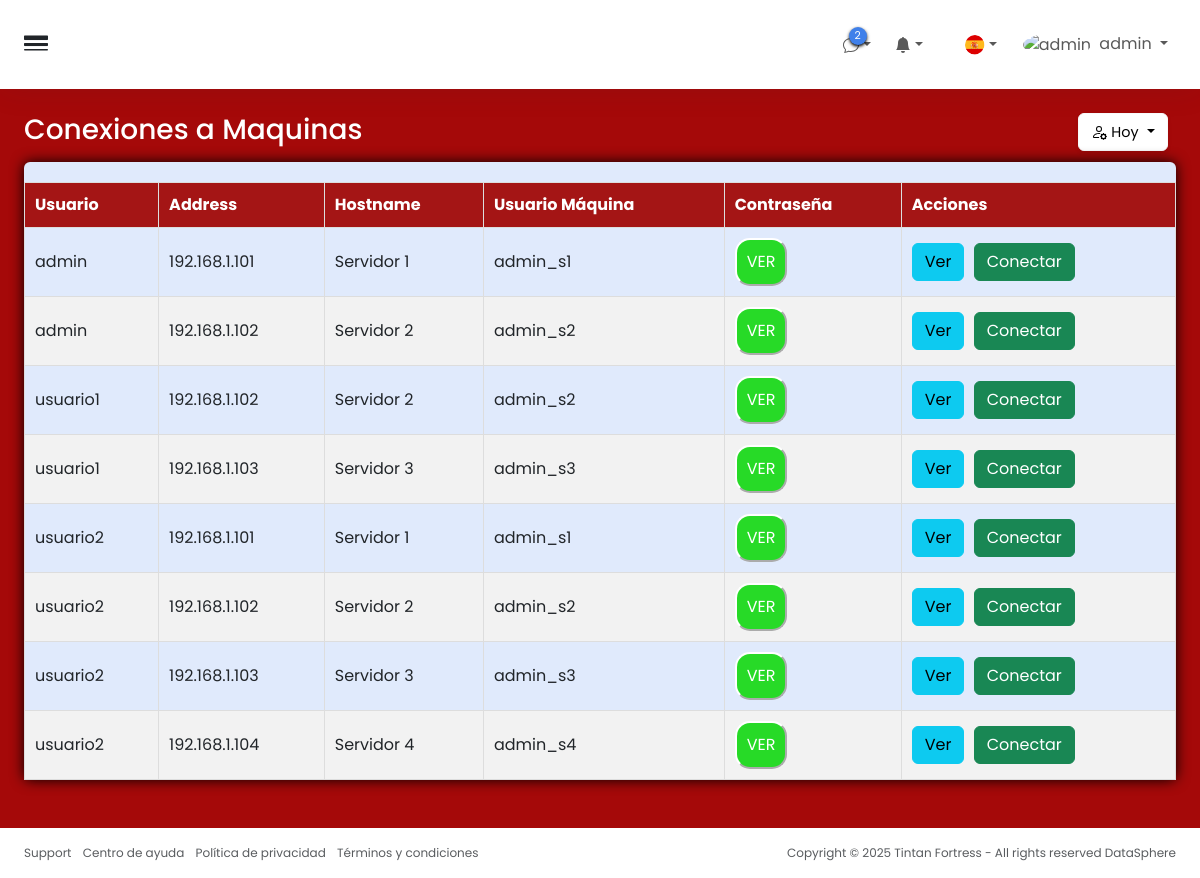
/conexionesMaquina.php (signed in), run on the app's committed database.
### tables this page shows
CREATE TABLE usuarios (
    id INT AUTO_INCREMENT PRIMARY KEY,
    nombre_usuario VARCHAR(100) NOT NULL UNIQUE,
    contraseña TEXT NOT NULL, 
    correo_electronico VARCHAR(255),
    id_rol INT NOT NULL,
    imagen varchar(255),
    creado_en TIMESTAMP DEFAULT CURRENT_TIMESTAMP,
    CONSTRAINT fk_usuarios_rol FOREIGN KEY (id_rol) REFERENCES roles(id)
);

CREATE TABLE maquinas (
    id INT AUTO_INCREMENT PRIMARY KEY,
    nombre VARCHAR(100) NOT NULL,
    direccion_ip VARCHAR(45) NOT NULL,
    descripcion TEXT,
    creada_en TIMESTAMP DEFAULT CURRENT_TIMESTAMP
);

CREATE TABLE credenciales (
    id INT AUTO_INCREMENT PRIMARY KEY,
    id_maquina INT NOT NULL,
    usuario_maquina VARCHAR(100) NOT NULL,
    contraseña TEXT NOT NULL,
    creada_en TIMESTAMP DEFAULT CURRENT_TIMESTAMP,
    FOREIGN KEY (id_maquina) REFERENCES maquinas(id) ON DELETE CASCADE
);

### conexionesMaquina.php (the view, shortened to what this page needs)
<?php
include 'conexion.php';
$nombreUsuario = $_SESSION['nombre'];
$sql = "SELECT id FROM usuarios WHERE nombre_usuario = :nombre_usuario";
$stmt = $conn->prepare($sql);
$stmt->execute([':nombre_usuario' => $nombreUsuario]);
$usuario_id = $stmt->fetchColumn();
?>
<!DOCTYPE html>
<html lang="es">
<head>
    <link rel="stylesheet" href="css/index.css">
    <link href="https://cdn.jsdelivr.net/npm/bootstrap@5.3.6/dist/css/bootstrap.min.css" rel="stylesheet"
>
    <link rel="stylesheet" href="https://cdn.jsdelivr.net/npm/bootstrap-icons@1.13.1/font/bootstrap-icons.min.css">
    <link rel="stylesheet" href="css/usuarios.css">
</head>
<body>
    <div class="wrapper w-100 d-flex align-items-start justify-content-between bg-black">
        <div class="main">
            <nav
                class="navbar-main d-flex justify-content-between align-items-center p-4 navbar navbar-expand navbar-light">
                <span class="sidebar-toggle d-flex align-items-center fs-4">
                    <i class="bi bi-border-width" id=toggle></i>
                </span>
                <div class="navbar-collapse collapse">
                    <div class="navbar-align navbar-nav ms-auto">
                        <div class="me-2 nav-item dropdown d-flex position-relative">
                            <a id="element" class="d-flex align-items-center nav-link nav-icon dropdown-toggle"
                                aria-expanded="true">
                                <div class="position-relative">
                                    <span class="indicator">2</span>
                                </div>
                            </a>
                        </div>
                        <div class="me-2 nav-item dropdown d-flex position-relative">
                            <a id="element" class="d-flex align-items-center nav-link nav-icon dropdown-toggle"
                                aria-expanded="true">
                                <div class="position-relative">
                                    <svg xmlns="http://www.w3.org/2000/svg" width="16" height="16" fill="currentColor"
                                        class="bi bi-bell-fill" viewBox="0 0 16 16">
                                        <path
                                            d="M8 16a2 2 0 0 0 2-2H6a2 2 0 0 0 2 2m.995-14.901a1 1 0 1 0-1.99 0A5 5 0 0 0 3 6c0 1.098-.5 6-2 7h14c-1.5-1-2-5.902-2-7 0-2.42-1.72-4.44-4.005-4.901" />
                                    </svg>
                                </div>
                            </a>
                        </div>
                        <a href="#" type="button" class="nav-icon modes nav-link d-flex align-items-center"></a>
                        <div class="me-2 nav-item dropdown d-flex position-relative">
                            <a id="element"
                                class="nav-flag d-flex align-items-center nav-icon nav-link  dropdown-toggle"
                                aria-expanded="true">
                                <div class="position-relative">
                                    <img src="img/españa.webp" alt="" class="img-fluid">
                                </div>
                            </a>
                        </div>
                        <div class="nav-item dropdown nav-item-user">
                            <span class="d-none d-sm-inline-block nav-icon" aria-expanded="true">
                                <a href="#" class="nav-link dropdown-toggle" aria-expanded="false">
                                    <img src="img/usuarios/admin.jpeg" alt="admin"
                                        class="avatar img-fluid rounded-circle me-1" width="40" height="40">
                                    <span><?= htmlspecialchars($nombreUsuario) ?></span>
                                </a>
                            </span>
                        </div>
                    </div>
                </div>
            </nav>
            <div class="content">
                <div class="p-0 container-fluid">
                    <div class="mb-2 mb-xl-2 row">
                        <div class="d-none d-sm-block col-auto">
                            <h3>Conexiones a Maquinas</h3>
                        </div>
                        <div class="ms-auto text-end mt-n1 col-auto">
                            <div class="d-inline me-2 dropdown">
                                <button type="button" class="nav-icon bg-white shadow-sm dropdown-toggle btn btn-light"
                                    aria-expanded="true">
                                    <span style="font-size: .9rem;">Hoy</span>
                                </button>
                            </div>
                        </div>
                    </div>
                    <div class="row">
                        <div class="d-flex w-100">
                            <div class="illustration flex-fill card border-0" style="background-color: #e0eafc;">
                                <div class="p-0 d-flex flex-fill card-body">
                                        <?php
                                        $sqlRol = "SELECT id_rol FROM usuarios WHERE id = :id";
                                        $stmtRol = $conn->prepare($sqlRol);
                                        $stmtRol->execute([':id' => $usuario_id]);
                                        $rol = $stmtRol->fetchColumn();
                                        echo "<div class='contenido'>";
                                        if ($rol == 3) {
                                            $sql = "SELECT u.nombre_usuario, m.id AS id_maquina, m.nombre AS maquina, m.direccion_ip, c.usuario_maquina, c.contraseña
            FROM usuarios u
            JOIN permisos_usuarios_maquinas pum ON pum.id_usuario = u.id
            JOIN maquinas m ON m.id = pum.id_maquina
            JOIN credenciales c ON c.id_maquina = m.id";
                                        } else {
                                            echo "<h2>Máquinas con permiso</h2>";
                                            $sql = "SELECT m.id AS id_maquina, m.nombre AS maquina, m.direccion_ip, m.descripcion
            FROM permisos_usuarios_maquinas pum
            JOIN maquinas m ON m.id = pum.id_maquina
            WHERE pum.id_usuario = :id";
                                        }
                                        try {
                                            $stmt = $conn->prepare($sql);
                                            if ($rol == 3) {
                                                $stmt->execute();
                                            } else {
                                                $stmt->execute([':id' => $usuario_id]);
                                            }
                                            $resultados = $stmt->fetchAll(PDO::FETCH_ASSOC);
                                            if ($resultados) {
                                                if ($rol == 3 || $rol == 2) {
                                                    echo "<table class='tabla_resultados'>
                    <thead>
                        <tr>
                            <th>Usuario</th>
                            <th>Address</th>
                            <th>Hostname</th>
                            <th>Usuario Máquina</th>
                            <th>Contraseña</th>
                            <th>Acciones</th>
                        </tr>
                    </thead>
                    <tbody>";
                                                }
                                                foreach ($resultados as $index => $fila) {
                                                    echo "<tr>";
                                                    if ($rol == 3 || $rol == 2) {
                                                        echo "<td>" . htmlspecialchars($fila['nombre_usuario'] ?? '') . "</td>";
                                                        echo "<td>" . htmlspecialchars($fila['direccion_ip'] ?? '') . "</td>";
                                                        echo "<td>" . htmlspecialchars($fila['maquina'] ?? '') . "</td>";
                                                        echo "<td>" . htmlspecialchars($fila['usuario_maquina'] ?? '') . "</td>";
                                                        $password = htmlspecialchars($fila['contraseña'] ?? '');
                                                        echo "<td>
                        <span id='pass{$index}' style='display:none;'>{$password}</span>
                        <button id='btn{$index}' onclick='verPassword({$index})' class='boton_ver'>VER</button>
                        <span id='timer{$index}' style='margin-left:10px; display:none; color:#a41515;'></span>
                      </td>";
                                                    } else {
                                                        echo "<td>" . htmlspecialchars($fila['direccion_ip'] ?? '') . "</td>";
                                                        echo "<td>" . htmlspecialchars($fila['maquina'] ?? '') . "</td>";
                                                        echo "<td>" . htmlspecialchars($fila['descripcion'] ?? '') . "</td>";
                                                    }
                                                    $id_maquina = $fila['id_maquina'];
                                                    echo "<td>
                    <a href='detallesMaquina.php?id=$id_maquina' class='btn btn-info' style='margin-right:5px;'>Ver</a>
                    <a href='descargar_rdp.php?id=$id_maquina' class='btn btn-success'>Conectar</a>
                  </td>";
                                                    echo "</tr>";
                                                }
                                                echo "</tbody></table>";
                                            } else {
                                                echo "<p>No hay datos para mostrar.</p>";
                                            }
                                        } catch (PDOException $e) {
                                            echo "Error al ejecutar la consulta: " . $e->getMessage();
                                        }
                                        echo "</div>";
                                        ?>
                                    </div>
                                </div>
                            </div>
                        </div>
                    </div>
                </div>
                <footer class="footer bg-white py-3">
                    <div class="container-fluid">
                        <div class="text-muted row">
                            <div class="text-start d-flex col-6">
                                <ul class="list-inline mb-0">
                                    <li class="list-inline-item"><a href="#" class="text-muted">Support</a></li>
                                    <li class="list-inline-item"><a href="#" class="text-muted">Centro de ayuda</a></li>
                                    <li class="list-inline-item"><a href="#" class="text-muted">Política de
                                            privacidad</a>
                                    </li>
                                    <li class="list-inline-item"><a href="#" class="text-muted">Términos y
                                            condiciones</a>
                                    </li>
                                </ul>
                            </div>
                            <div class="text-end col-6">
                                <p class="mb-0">Copyright © 2025 Tintan Fortress - All rights reserved <a href="#"
                                        class="text-muted">DataSphere</a></p>
                            </div>
                        </div>
                    </div>
                </footer>
            </div>
        </div>
</body>
</html>

### css/index.css (style rules this page uses)
* { margin: 0; padding: 0; box-sizing: border-box; list-style: none; text-decoration: none; font-family: "Poppins",serif; }
:root { --color-primary: #202434; --color-primary-light: #293042; --color-accent-blue: #3f80ea; --color-white: white; --color-black: black; --color-gray-light: #ced4da; --color-gray-blue-trasnparent: #e2e8ee80 --transition-speed-fast: .4s ease-in-out; --transition-speed-slow: .6s ease-in-out; }
a { text-decoration: none !important; }
ul { padding-left: 0 !important; }
li { list-style: none !important; }
img { height: 20px; margin-left: 2px; }
h3 { color: white !important; }
.wrapper { width: 100%; align-items: stretch; display: flex; }
.main { display: flex; width: 100%; height: 100vh; overflow-y: scroll; min-width: 0; transition: margin-left .35s ease-in-out, left .35s ease-in-out, margin-right .35s ease-in-out, right .35s ease-in-out; flex-direction: column; }
.navbar-main { border-bottom: 0 !important; box-shadow: 0 0 2rem #2930421a !important; background-color: var(--color-white) !important; }
#toggle { cursor: pointer !important; }
.nav-item-user { cursor: pointer !important; }
.nav-item .indicator { background: #3f80ea; box-shadow: 0 .1rem .2rem black; border-radius: 50%; display: block; height: 18px; width: 18px; position: absolute; padding: 1px; top: -5px; right: -8px; text-align: center; font-size: .675rem; color: var(--color-white); transition: all .2s ease-in-out; }
.text-muted { color: rgba(108, 117, 125, .75); font-size: 12px; margin-bottom: 0; }
#element { cursor: pointer; }
.nav-flag img { height: 20px; width: 20px; border-radius: 50%; object-fit: cover; }
.content { padding: 2.5rem 2.5rem 1.5rem; flex: 1; direction: 1fr; background-color: rgb(165, 9, 9); }
.illustration { color: var(--color-accent-blue); }
.card { margin-bottom: 24px; box-shadow: 0 0 .875rem black; }
footer { padding: 1rem 0.75rem; background-color: var(--color-white); direction: ltr; }
@media (min-width: 1px) and (max-width:2570px) { .content { padding: 1.5rem !important; } }

### css/usuarios.css (style rules this page uses)
.tabla_resultados { width: 100%; border-collapse: collapse; margin-top: 20px; }
.tabla_resultados th, .tabla_resultados td { padding: 10px; border: 1px solid #ddd; text-align: left; }
.tabla_resultados th { background-color: #a41515; color: white; }
.tabla_resultados tr:nth-child(even) { background-color: #f2f2f2; }
.contenido { width: 100%; }
.boton_ver { background-color: rgb(39, 218, 39); color: white; padding: 10px; border-radius: 15px; border-color: white; }

### data on the page
usuarios: nombre_usuario "admin", maquinas.direccion_ip "192.168.1.101", maquinas.nombre "Servidor 1", credenciales.usuario_maquina "admin_s1", maquinas.direccion_ip "192.168.1.102", maquinas.nombre "Servidor 2", credenciales.usuario_maquina "admin_s2"
usuarios: nombre_usuario "usuario1", maquinas.direccion_ip "192.168.1.102", maquinas.nombre "Servidor 2", credenciales.usuario_maquina "admin_s2", maquinas.direccion_ip "192.168.1.103", maquinas.nombre "Servidor 3", credenciales.usuario_maquina "admin_s3"
usuarios: nombre_usuario "usuario2", maquinas.direccion_ip "192.168.1.101", maquinas.nombre "Servidor 1", credenciales.usuario_maquina "admin_s1", maquinas.direccion_ip "192.168.1.102", maquinas.nombre "Servidor 2", credenciales.usuario_maquina "admin_s2", maquinas.direccion_ip "192.168.1.103", maquinas.nombre "Servidor 3", credenciales.usuario_maquina "admin_s3", maquinas.direccion_ip "192.168.1.104", maquinas.nombre "Servidor 4", credenciales.usuario_maquina "admin_s4"

### other printed values
$nombreUsuario "admin"
